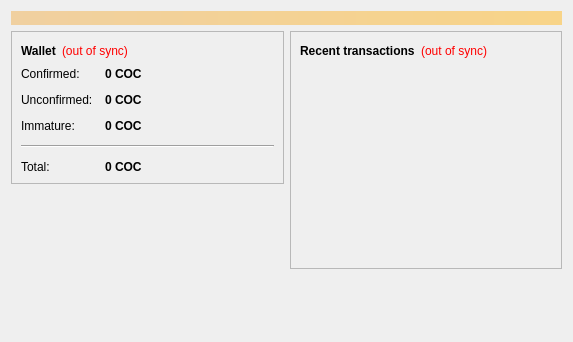
<?xml version="1.0" encoding="UTF-8"?>
<ui version="4.0">
 <class>OverviewPage</class>
 <widget class="QWidget" name="OverviewPage">
  <property name="geometry">
   <rect>
    <x>0</x>
    <y>0</y>
    <width>573</width>
    <height>342</height>
   </rect>
  </property>
  <property name="windowTitle">
   <string>Form</string>
  </property>
  <layout class="QVBoxLayout" name="topLayout">
   <item>
    <widget class="QLabel" name="labelAlerts">
     <property name="visible">
      <bool>false</bool>
     </property>
     <property name="styleSheet">
      <string notr="true">background-color: qlineargradient(x1: 0, y1: 0, x2: 1, y2: 0, stop:0 #F0D0A0, stop:1 #F8D488); color:#000000;</string>
     </property>
     <property name="wordWrap">
      <bool>true</bool>
     </property>
     <property name="margin">
      <number>3</number>
     </property>
    </widget>
   </item>
   <item>
    <layout class="QHBoxLayout" name="horizontalLayout" stretch="1,1">
     <item>
      <layout class="QVBoxLayout" name="verticalLayout_2">
       <item>
        <widget class="QFrame" name="frame">
         <property name="frameShape">
          <enum>QFrame::StyledPanel</enum>
         </property>
         <property name="frameShadow">
          <enum>QFrame::Raised</enum>
         </property>
         <layout class="QVBoxLayout" name="verticalLayout_4">
          <item>
           <layout class="QHBoxLayout" name="horizontalLayout_4">
            <item>
             <widget class="QLabel" name="label_5">
              <property name="font">
               <font>
                <weight>75</weight>
                <bold>true</bold>
               </font>
              </property>
              <property name="text">
               <string>Wallet</string>
              </property>
             </widget>
            </item>
            <item>
             <widget class="QLabel" name="labelWalletStatus">
              <property name="toolTip">
               <string>The displayed information may be out of date. Your wallet automatically synchronizes with the CommunityCoin network after a connection is established, but this process has not completed yet.</string>
              </property>
              <property name="styleSheet">
               <string notr="true">QLabel { color: red; }</string>
              </property>
              <property name="text">
               <string notr="true">(out of sync)</string>
              </property>
              <property name="alignment">
               <set>Qt::AlignLeading|Qt::AlignLeft|Qt::AlignVCenter</set>
              </property>
             </widget>
            </item>
            <item>
             <spacer name="horizontalSpacer_2">
              <property name="orientation">
               <enum>Qt::Horizontal</enum>
              </property>
              <property name="sizeHint" stdset="0">
               <size>
                <width>40</width>
                <height>20</height>
               </size>
              </property>
             </spacer>
            </item>
           </layout>
          </item>
          <item>
           <layout class="QFormLayout" name="formLayout_2">
            <property name="fieldGrowthPolicy">
             <enum>QFormLayout::AllNonFixedFieldsGrow</enum>
            </property>
            <property name="horizontalSpacing">
             <number>12</number>
            </property>
            <property name="verticalSpacing">
             <number>12</number>
            </property>
            <item row="0" column="0">
             <widget class="QLabel" name="label">
              <property name="text">
               <string>Confirmed:</string>
              </property>
             </widget>
            </item>
            <item row="0" column="1">
             <widget class="QLabel" name="labelBalance">
              <property name="font">
               <font>
                <weight>75</weight>
                <bold>true</bold>
               </font>
              </property>
              <property name="cursor">
               <cursorShape>IBeamCursor</cursorShape>
              </property>
              <property name="toolTip">
               <string>Your current spendable balance</string>
              </property>
              <property name="text">
               <string notr="true">0 COC</string>
              </property>
              <property name="textInteractionFlags">
               <set>Qt::LinksAccessibleByMouse|Qt::TextSelectableByKeyboard|Qt::TextSelectableByMouse</set>
              </property>
             </widget>
            </item>
            <item row="1" column="0">
             <widget class="QLabel" name="label_3">
              <property name="text">
               <string>Unconfirmed:</string>
              </property>
             </widget>
            </item>
            <item row="1" column="1">
             <widget class="QLabel" name="labelUnconfirmed">
              <property name="font">
               <font>
                <weight>75</weight>
                <bold>true</bold>
               </font>
              </property>
              <property name="cursor">
               <cursorShape>IBeamCursor</cursorShape>
              </property>
              <property name="toolTip">
               <string>Total of transactions that have yet to be confirmed, and do not yet count toward the spendable balance</string>
              </property>
              <property name="text">
               <string notr="true">0 COC</string>
              </property>
              <property name="textInteractionFlags">
               <set>Qt::LinksAccessibleByMouse|Qt::TextSelectableByKeyboard|Qt::TextSelectableByMouse</set>
              </property>
             </widget>
            </item>
            <item row="2" column="0">
             <widget class="QLabel" name="labelImmatureText">
              <property name="text">
               <string>Immature:</string>
              </property>
             </widget>
            </item>
            <item row="2" column="1">
             <widget class="QLabel" name="labelImmature">
              <property name="font">
               <font>
                <weight>75</weight>
                <bold>true</bold>
               </font>
              </property>
              <property name="toolTip">
               <string>Mined balance that has not yet matured</string>
              </property>
              <property name="text">
               <string notr="true">0 COC</string>
              </property>
              <property name="textInteractionFlags">
               <set>Qt::LinksAccessibleByMouse|Qt::TextSelectableByKeyboard|Qt::TextSelectableByMouse</set>
              </property>
             </widget>
            </item>
            <item row="4" column="0">
             <widget class="QLabel" name="labelTotalText">
              <property name="text">
               <string>Total:</string>
              </property>
             </widget>
            </item>
            <item row="4" column="1">
             <widget class="QLabel" name="labelTotal">
              <property name="font">
               <font>
                <weight>75</weight>
                <bold>true</bold>
               </font>
              </property>
              <property name="cursor">
               <cursorShape>IBeamCursor</cursorShape>
              </property>
              <property name="toolTip">
               <string>Your current total balance</string>
              </property>
              <property name="text">
               <string notr="true">0 COC</string>
              </property>
              <property name="textInteractionFlags">
               <set>Qt::LinksAccessibleByMouse|Qt::TextSelectableByKeyboard|Qt::TextSelectableByMouse</set>
              </property>
             </widget>
            </item>
            <item row="3" column="0" colspan="2">
             <widget class="Line" name="line">
              <property name="orientation">
               <enum>Qt::Horizontal</enum>
              </property>
             </widget>
            </item>
           </layout>
          </item>
         </layout>
        </widget>
       </item>
       <item>
        <spacer name="verticalSpacer">
         <property name="orientation">
          <enum>Qt::Vertical</enum>
         </property>
         <property name="sizeHint" stdset="0">
          <size>
           <width>20</width>
           <height>40</height>
          </size>
         </property>
        </spacer>
       </item>
      </layout>
     </item>
     <item>
      <layout class="QVBoxLayout" name="verticalLayout_3">
       <item>
        <widget class="QFrame" name="frame_2">
         <property name="frameShape">
          <enum>QFrame::StyledPanel</enum>
         </property>
         <property name="frameShadow">
          <enum>QFrame::Raised</enum>
         </property>
         <layout class="QVBoxLayout" name="verticalLayout">
          <item>
           <layout class="QHBoxLayout" name="horizontalLayout_2">
            <item>
             <widget class="QLabel" name="label_4">
              <property name="text">
               <string>&lt;b&gt;Recent transactions&lt;/b&gt;</string>
              </property>
             </widget>
            </item>
            <item>
             <widget class="QLabel" name="labelTransactionsStatus">
              <property name="toolTip">
               <string>The displayed information may be out of date. Your wallet automatically synchronizes with the CommunityCoin network after a connection is established, but this process has not completed yet.</string>
              </property>
              <property name="styleSheet">
               <string notr="true">QLabel { color: red; }</string>
              </property>
              <property name="text">
               <string notr="true">(out of sync)</string>
              </property>
              <property name="alignment">
               <set>Qt::AlignRight|Qt::AlignTrailing|Qt::AlignVCenter</set>
              </property>
             </widget>
            </item>
            <item>
             <spacer name="horizontalSpacer">
              <property name="orientation">
               <enum>Qt::Horizontal</enum>
              </property>
              <property name="sizeHint" stdset="0">
               <size>
                <width>40</width>
                <height>20</height>
               </size>
              </property>
             </spacer>
            </item>
           </layout>
          </item>
          <item>
           <widget class="QListView" name="listTransactions">
            <property name="styleSheet">
             <string notr="true">QListView { background: transparent; }</string>
            </property>
            <property name="frameShape">
             <enum>QFrame::NoFrame</enum>
            </property>
            <property name="verticalScrollBarPolicy">
             <enum>Qt::ScrollBarAlwaysOff</enum>
            </property>
            <property name="horizontalScrollBarPolicy">
             <enum>Qt::ScrollBarAlwaysOff</enum>
            </property>
            <property name="selectionMode">
             <enum>QAbstractItemView::NoSelection</enum>
            </property>
           </widget>
          </item>
         </layout>
        </widget>
       </item>
       <item>
        <spacer name="verticalSpacer_2">
         <property name="orientation">
          <enum>Qt::Vertical</enum>
         </property>
         <property name="sizeHint" stdset="0">
          <size>
           <width>20</width>
           <height>40</height>
          </size>
         </property>
        </spacer>
       </item>
      </layout>
     </item>
    </layout>
   </item>
  </layout>
 </widget>
 <resources/>
 <connections/>
</ui>
